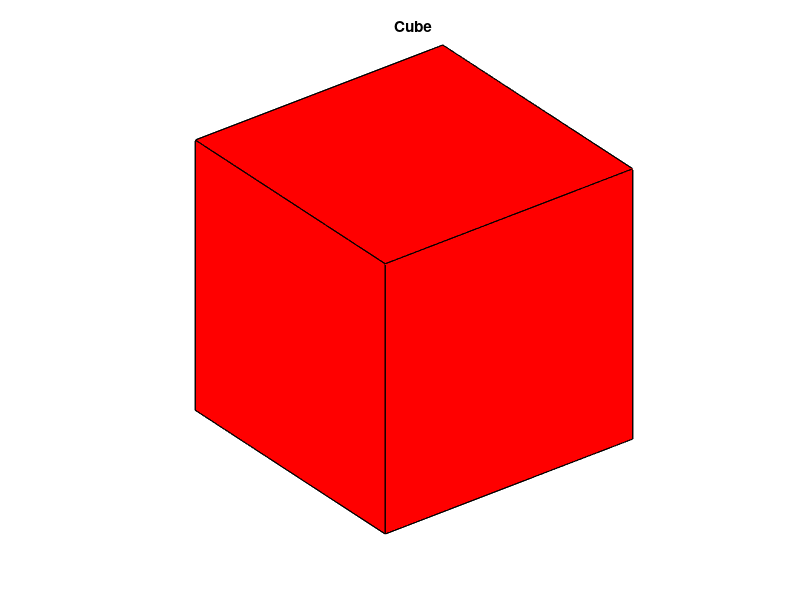
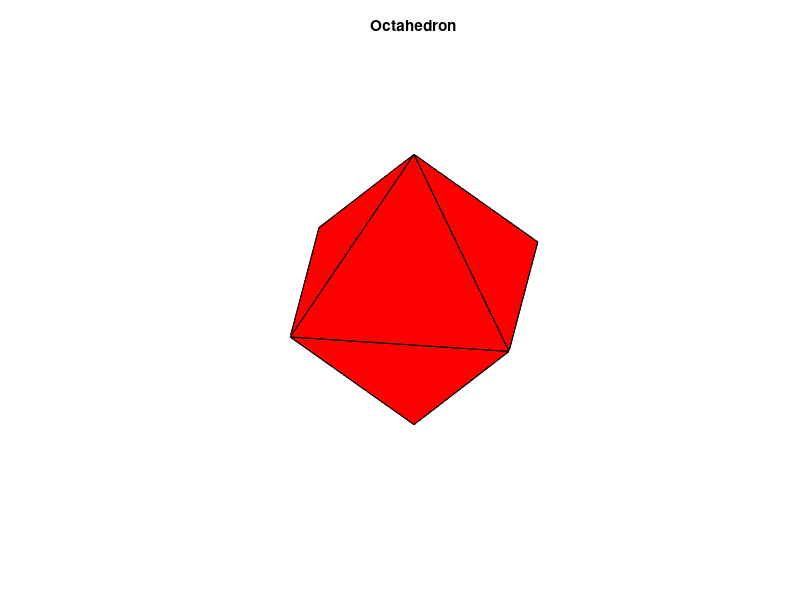
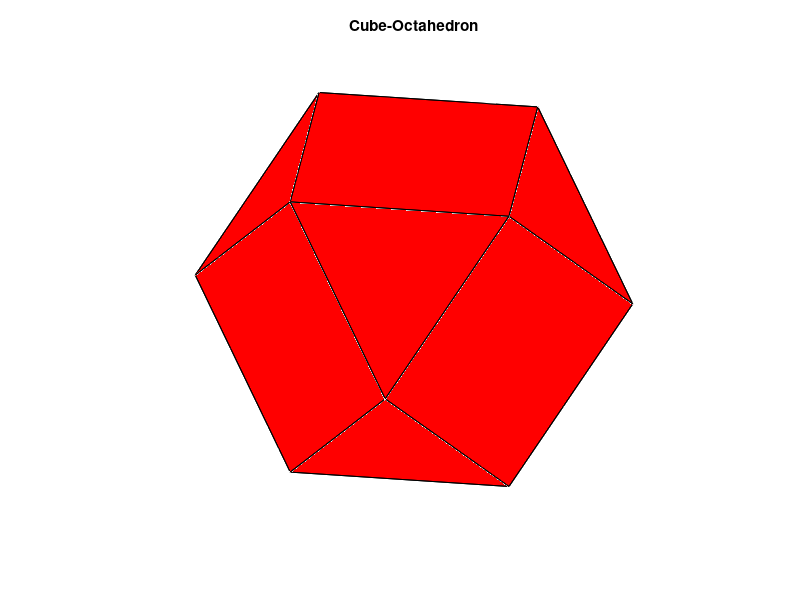
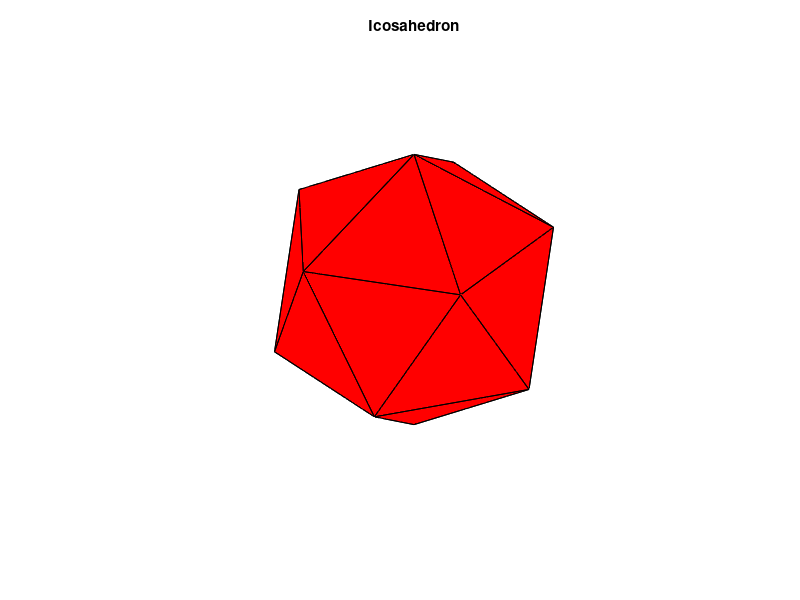

Reproduce these figures in MATLAB, in order. (Note: this script raises an error after producing the figures.)
%DEMOPOLYHEDRAIMAGES  One-line description here, please.
%
%   output = demoPolyhedra(input)
%
%   Example
%   demoPolyhedra
%
%   See also
%
%
% ------
% Author: David Legland
% e-mail: david.legland@grignon.inra.fr
% Created: 2010-12-07,    using Matlab 7.9.0.529 (R2009b)
% Copyright 2010 INRA - Cepia Software Platform.


%% Cube
figure(1); clf; 
[v, f] = createCube;
drawMesh(v, f);
view(3); axis('vis3d'); axis off;
title('Cube');
print(gcf, 'cube.png', '-dpng');


%% Octahedron
figure(1); clf; 
[v, f] = createOctahedron;
drawMesh(v, f);
view(3); axis('vis3d'); axis off;
title('Octahedron');
print(gcf, 'octahedron.png', '-dpng');

%% Cube-Octahedron
figure(1); clf; 
[v, f] = createCubeOctahedron;
drawMesh(v, f);
view(3); axis('vis3d'); axis off;
title('Cube-Octahedron');
print(gcf, 'cubeOctahedron.png', '-dpng');

%% Icosahedron
figure(1); clf; 
[v, f] = createIcosahedron;
drawMesh(v, f);
view(3); axis('vis3d'); axis off;
title('Icosahedron');
print(gcf, 'icosahedron.png', '-dpng');

%% Dodecahedron
figure(1); clf; 
[v, f] = createDodecahedron;
drawMesh(v, f);
view(3); axis('vis3d'); axis off;
title('Dodecahedron');
print(gcf, 'dodecahedron.png', '-dpng');

%% Soccer Ball, buckyall, C60...
figure(1); clf; 
[v, f] = createSoccerBall;
drawMesh(v, f);
view(3); axis('vis3d'); axis off;
title('Soccer Ball');
print(gcf, 'soccerBall.png', '-dpng');


%% Tetrahedron
figure(1); clf; 
[v, f] = createTetrahedron;
drawMesh(v, f);
view(3); axis('vis3d'); axis off;
title('Tetrahedron');
print(gcf, 'tetrahedron.png', '-dpng');


%% Tetrakaidecahedron
figure(1); clf; 
[v, f] = createTetrakaidecahedron;
drawMesh(v, f);
view(3); axis('vis3d'); axis off;
title('Tetrakaidecahedron');
print(gcf, 'tetrakaidecahedron.png', '-dpng');


%% Menger Sponge
figure(1); clf; 
[v, e, f] = createMengerSponge; %#ok<ASGLU>
drawMesh(v, f);
view(3); axis('vis3d'); axis off;
title('Menger Sponge');
print(gcf, 'mengerSponge.png', '-dpng');


%% Rhombododecahedron

figure(1); clf; 
[v, e, f] = createRhombododecahedron;
drawMesh(v, f);
view(3); axis('vis3d'); axis off;
title('Rhombododecahedron');
print(gcf, 'rhombododecahedron.png', '-dpng');


%% Durer's Polyhedron

figure(1); clf; 
[v, f] = createDurerPolyhedron;
drawMesh(v, f);
view(3); axis('vis3d'); axis off;
title('DurerPolyhedron');
print(gcf, 'durerPolyhedron.png', '-dpng');
